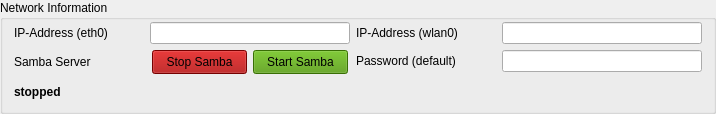
       <widget class="QGroupBox" name="groupBoxNetworking">
        <property name="sizePolicy">
         <sizepolicy hsizetype="Preferred" vsizetype="Fixed">
          <horstretch>0</horstretch>
          <verstretch>0</verstretch>
         </sizepolicy>
        </property>
        <property name="minimumSize">
         <size>
          <width>0</width>
          <height>114</height>
         </size>
        </property>
        <property name="maximumSize">
         <size>
          <width>16777215</width>
          <height>114</height>
         </size>
        </property>
        <property name="title">
         <string>Network Information</string>
        </property>
        <layout class="QGridLayout" name="gridLayout">
         <property name="topMargin">
          <number>0</number>
         </property>
         <property name="bottomMargin">
          <number>0</number>
         </property>
         <item row="3" column="1">
          <layout class="QFormLayout" name="formLayout_9">
           <property name="topMargin">
            <number>2</number>
           </property>
           <property name="bottomMargin">
            <number>2</number>
           </property>
           <item row="0" column="0">
            <widget class="QLabel" name="label_ipwlan0">
             <property name="sizePolicy">
              <sizepolicy hsizetype="Preferred" vsizetype="Preferred">
               <horstretch>0</horstretch>
               <verstretch>0</verstretch>
              </sizepolicy>
             </property>
             <property name="minimumSize">
              <size>
               <width>140</width>
               <height>0</height>
              </size>
             </property>
             <property name="maximumSize">
              <size>
               <width>140</width>
               <height>16777215</height>
              </size>
             </property>
             <property name="text">
              <string>IP-Address (wlan0)</string>
             </property>
            </widget>
           </item>
           <item row="0" column="1">
            <widget class="QLineEdit" name="lineEdit_wlan0">
             <property name="minimumSize">
              <size>
               <width>200</width>
               <height>0</height>
              </size>
             </property>
             <property name="maximumSize">
              <size>
               <width>200</width>
               <height>16777215</height>
              </size>
             </property>
            </widget>
           </item>
           <item row="2" column="0">
            <widget class="QLabel" name="label_password">
             <property name="text">
              <string>Password (default)</string>
             </property>
            </widget>
           </item>
           <item row="2" column="1">
            <widget class="QLineEdit" name="lineEditPassword">
             <property name="minimumSize">
              <size>
               <width>200</width>
               <height>0</height>
              </size>
             </property>
             <property name="maximumSize">
              <size>
               <width>200</width>
               <height>16777215</height>
              </size>
             </property>
            </widget>
           </item>
          </layout>
         </item>
         <item row="3" column="0">
          <layout class="QFormLayout" name="formLayout_10">
           <property name="topMargin">
            <number>2</number>
           </property>
           <property name="bottomMargin">
            <number>2</number>
           </property>
           <item row="0" column="0">
            <widget class="QLabel" name="label_ipeth0">
             <property name="minimumSize">
              <size>
               <width>130</width>
               <height>0</height>
              </size>
             </property>
             <property name="maximumSize">
              <size>
               <width>130</width>
               <height>16777215</height>
              </size>
             </property>
             <property name="text">
              <string>IP-Address (eth0)</string>
             </property>
            </widget>
           </item>
           <item row="0" column="1">
            <widget class="QLineEdit" name="lineEdit_eth0">
             <property name="minimumSize">
              <size>
               <width>200</width>
               <height>0</height>
              </size>
             </property>
            </widget>
           </item>
           <item row="1" column="0">
            <widget class="QLabel" name="labelSamba">
             <property name="text">
              <string>Samba Server</string>
             </property>
            </widget>
           </item>
           <item row="1" column="1">
            <widget class="QWidget" name="horizontalWidget" native="true">
             <property name="sizePolicy">
              <sizepolicy hsizetype="Expanding" vsizetype="Fixed">
               <horstretch>0</horstretch>
               <verstretch>0</verstretch>
              </sizepolicy>
             </property>
             <property name="minimumSize">
              <size>
               <width>0</width>
               <height>24</height>
              </size>
             </property>
             <property name="maximumSize">
              <size>
               <width>16777215</width>
               <height>24</height>
              </size>
             </property>
             <layout class="QHBoxLayout" name="horizontalLayout_23">
              <property name="leftMargin">
               <number>2</number>
              </property>
              <property name="topMargin">
               <number>0</number>
              </property>
              <property name="rightMargin">
               <number>2</number>
              </property>
              <property name="bottomMargin">
               <number>0</number>
              </property>
              <item>
               <widget class="QPushButton" name="pushButtonSambaStop">
                <property name="sizePolicy">
                 <sizepolicy hsizetype="Expanding" vsizetype="Fixed">
                  <horstretch>0</horstretch>
                  <verstretch>0</verstretch>
                 </sizepolicy>
                </property>
                <property name="minimumSize">
                 <size>
                  <width>0</width>
                  <height>24</height>
                 </size>
                </property>
                <property name="maximumSize">
                 <size>
                  <width>16777215</width>
                  <height>24</height>
                 </size>
                </property>
                <property name="styleSheet">
                 <string notr="true">background-color: rgb(164, 0, 0);
outline: none;</string>
                </property>
                <property name="text">
                 <string>Stop Samba</string>
                </property>
               </widget>
              </item>
              <item>
               <widget class="QPushButton" name="pushButtonSambaStart">
                <property name="sizePolicy">
                 <sizepolicy hsizetype="Expanding" vsizetype="Fixed">
                  <horstretch>0</horstretch>
                  <verstretch>0</verstretch>
                 </sizepolicy>
                </property>
                <property name="minimumSize">
                 <size>
                  <width>0</width>
                  <height>24</height>
                 </size>
                </property>
                <property name="maximumSize">
                 <size>
                  <width>16777215</width>
                  <height>24</height>
                 </size>
                </property>
                <property name="styleSheet">
                 <string notr="true">background-color: rgb(78, 154, 6);
outline: none;</string>
                </property>
                <property name="text">
                 <string>Start Samba</string>
                </property>
               </widget>
              </item>
             </layout>
            </widget>
           </item>
           <item row="2" column="0">
            <widget class="QLabel" name="labelSambaStatus">
             <property name="sizePolicy">
              <sizepolicy hsizetype="Preferred" vsizetype="Fixed">
               <horstretch>0</horstretch>
               <verstretch>0</verstretch>
              </sizepolicy>
             </property>
             <property name="minimumSize">
              <size>
               <width>0</width>
               <height>24</height>
              </size>
             </property>
             <property name="maximumSize">
              <size>
               <width>16777215</width>
               <height>24</height>
              </size>
             </property>
             <property name="font">
              <font>
               <weight>75</weight>
               <bold>true</bold>
              </font>
             </property>
             <property name="text">
              <string>stopped</string>
             </property>
            </widget>
           </item>
          </layout>
         </item>
        </layout>
       </widget>
